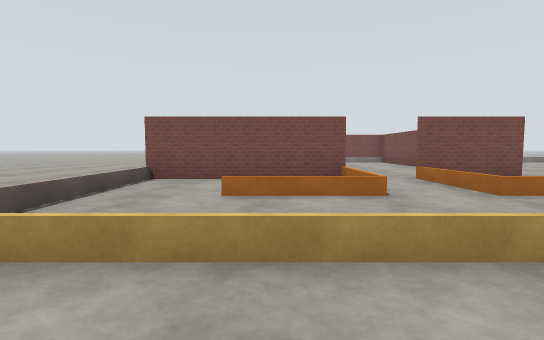
[1] (above)

14 first-person views from a walk through a Gazebo world. The camera is 1.2 m above the floor, tilts 4° down and sees 85° across. The floor is counted in squares, 2 m on a side. Each view is taken from the middle of a square. On the plan, view 1 faces up. The plan holds only what a view shows up to about 9 squares ahead; the rest is blank. The place goes on beyond the plan. Simple patterns stand in for the simulator's built-in surfaces.

[2]
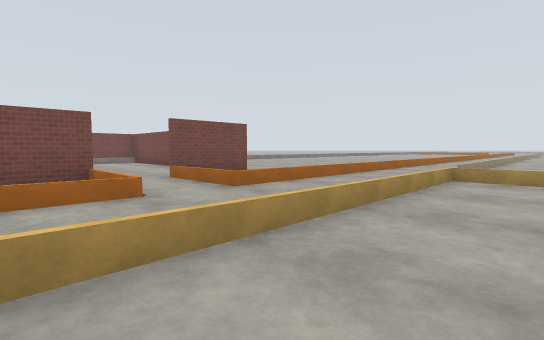

[3]
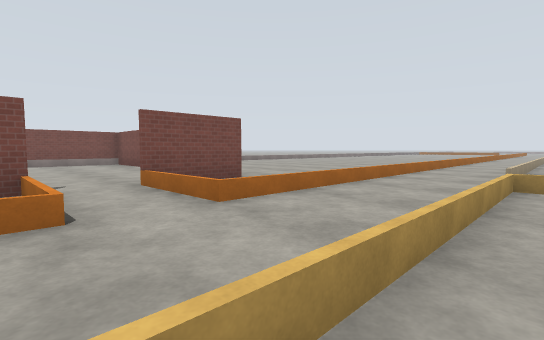

[4]
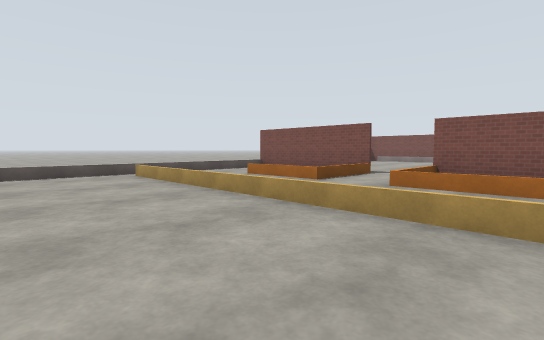

[5]
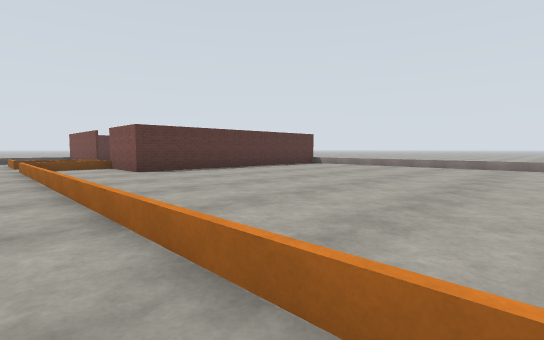

[6]
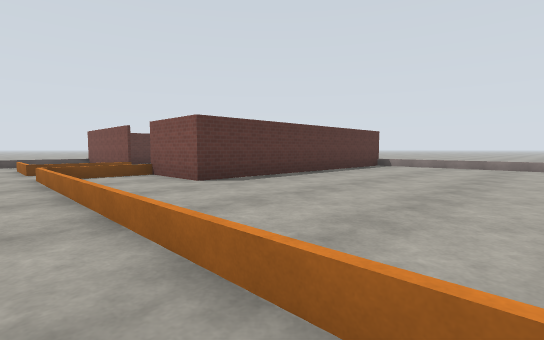

[7]
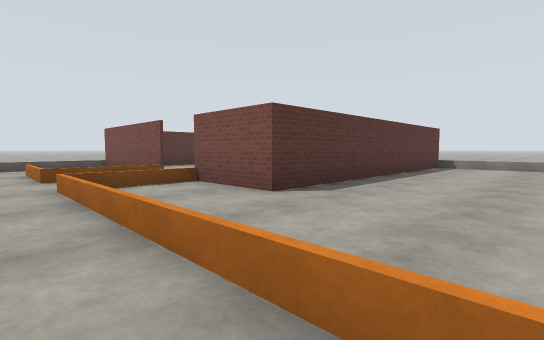

[8]
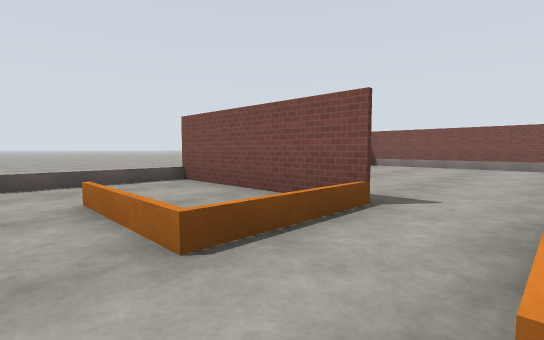

[9]
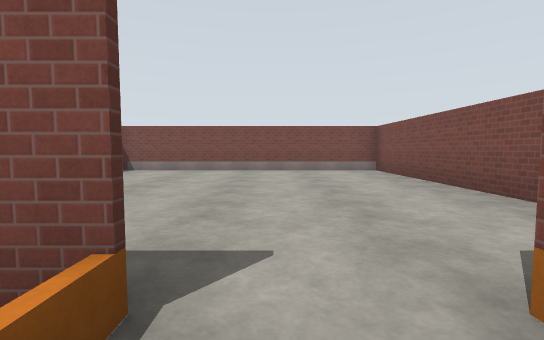

[10]
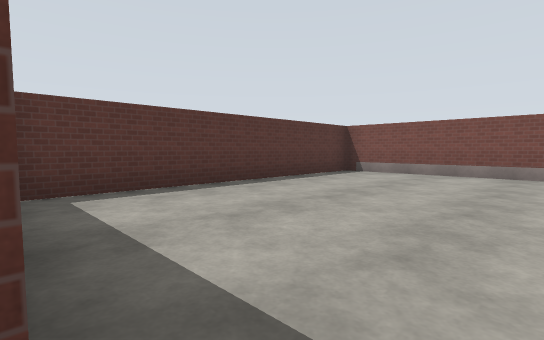

[11]
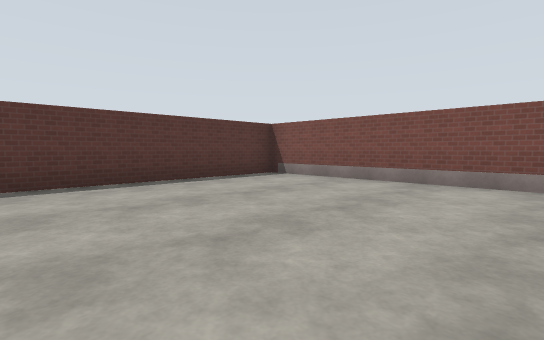

[12]
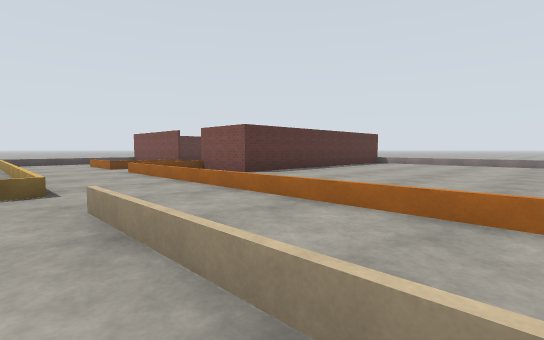

[13]
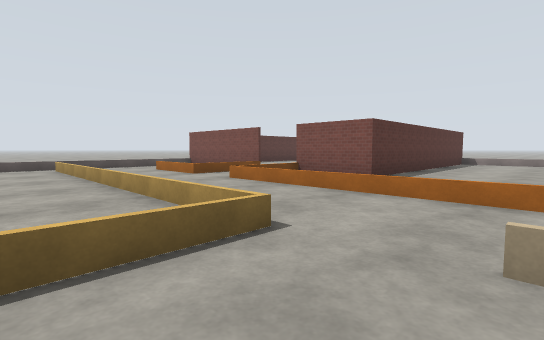

[14]
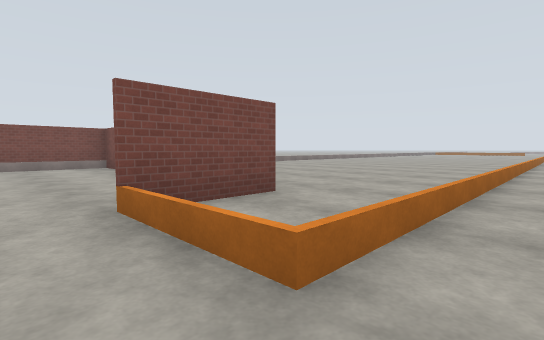

### Floor plan
Key: @ floor where view 1 was taken; # wall or solid block; . floor; = window, fence, low wall or low ledge.
Columns run from 3 left of view 1 to 14 right of it. Each row starts with its distance up from view 1.
 14  ########==== ==
 13  #......#........
 12  #......#........
 11  #......#........
 10  #......#........
  9  #......#........
  8  #......#........
  7  #......#........
  6  ####.###........
  5  =..=.=..........
  4 .=.==.============
  3 .=...............
  2  =========.======
  1  =.......=......
  0  =.@.....=..
 -1  =.......

Where each view was taken, in squares from view 1:
view 1: 0 up, 0 right, facing up
view 2: 0 up, 0 right, facing up-right
view 3: 1 up, 1 right, facing up-right
view 4: 1 down, 5 right, facing up-left
view 5: 3 up, 13 right, facing up-left
view 6: 3 up, 10 right, facing up-left
view 7: 3 up, 8 right, facing up-left
view 8: 3 up, 3 right, facing up-left
view 9: 5 up, 2 right, facing up
view 10: 6 up, 2 right, facing up-left
view 11: 8 up, 3 right, facing up-left
view 12: 1 up, 11 right, facing up-left
view 13: 0 up, 8 right, facing up-left
view 14: 3 up, 2 right, facing up-right
